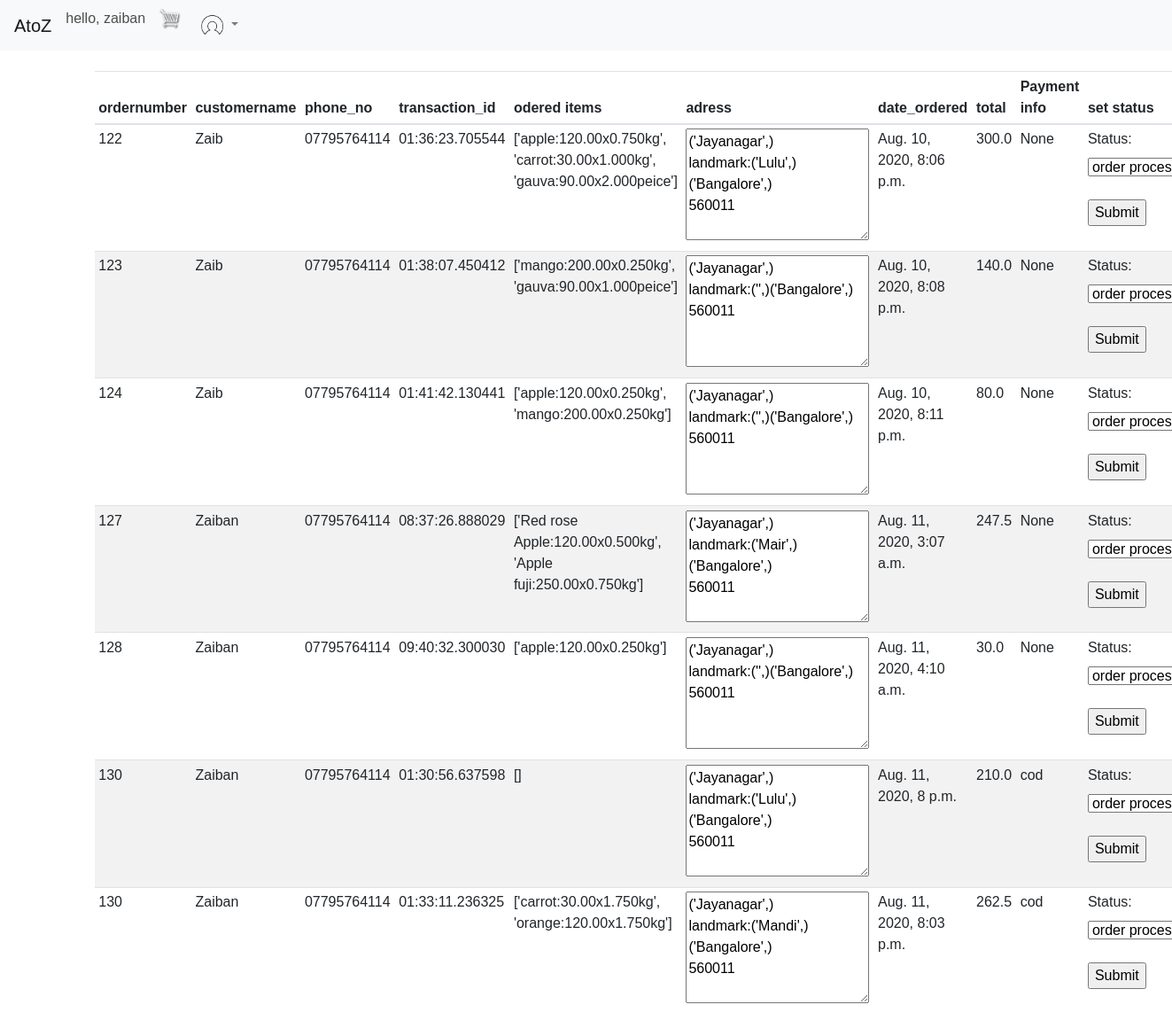
The page /managerdash (signed in) on the database its author committed.
### atoz_store/models.py (models this page shows, shortened)
class manager(models.Model):
    Orderm=models.ForeignKey(Order,on_delete=models.SET_NULL,blank=True,null=True)
    namem=models.CharField(max_length=400,null=True)
    phonem=models.CharField(max_length=400,null=True)
    trans_id = models.CharField(max_length=400,null=True)
    productm = models.CharField(max_length=400,null=True)
    quantitym=models.CharField(max_length=400,null=True)
    adressm=models.CharField(max_length=400,null=True)
    date = models.DateTimeField(auto_now_add=True)
    totalm = models.CharField(max_length=400,null=True)
    payment = models.CharField(max_length=10,null=True)

class Order(models.Model):
    status = (
        ("op","order processing"),
        ("od","out for delivery"),
        ("d","delivered"),
         )
    customer = models.ForeignKey(Customer,on_delete=models.SET_NULL,blank=True,null=True)
    status = models.CharField(max_length=40,choices=status,null=True,default="null")
    date_ordered = models.DateTimeField(auto_now_add=True,null=True)
    mark = models.IntegerField(default=1)
    complete = models.BooleanField(default=True,null=True,blank=False)
    transaction_id = models.CharField(max_length=128,null=True)
    def __str__(self):
        return str(self.id)

### manager/views.py (the view, shortened to what this page needs)
# urls.py: path("managerdash",views.managerdash,name="managerdash"),
def managerdash(request):
    user = request.user
    if user is not None and user.is_superuser:
        managerda = list(manager.objects.all())
        orderss= Order.objects.all()
        orders = list(Order.objects.all())
        customers = list(Customer.objects.all())
        context = {'customers':customers,'orders':orders,'managerda':managerda}
        return render(request,'atoz_store/manager.html',context)
    else:
        return render(request,'atoz_store/managelogin.html')

### atoz_store/Templates/atoz_store/manager.html (shortened to what this page needs)
{% extends 'atoz_store/main.html' %}
{% load static %}
{% block content %}
<br>
<br>
<table  class="table table-striped table-sm">
    <thead>
      <tr>
        <th  scope="col">ordernumber</th>
        <th scope="col">customername</th>
        <th scope="col">phone_no</th>
        <th scope="col">transaction_id</th>
        <th scope="col">odered items</th>
        <th scope="col">adress</th>
        <th scope="col">date_ordered</th>
        <th scope="col">total</th>
        <th scope="col">Payment info</th>
        <th scope="col">set status</th>
      </tr>
    </thead>
    <tbody>
      {% for mdr in managerda %}
      <tr>
        <td>{{mdr.Orderm.id}}</td>
        <td>{{mdr.namem}}</td>
        <td>{{mdr.phonem}}</td>
        <td>{{mdr.trans_id}}</td>
        <td>{{mdr.productm}}</td>
        <td><textarea name="" id="" cols="20" rows="5">{{mdr.adressm}}</textarea></td>
        <td>{{mdr.date}}</td>
        <td>{{mdr.totalm}}</td>
        <td>{{mdr.payment}}</td>
        <td><form  id={{mdr.Orderm}} method="POST" action="managerdash">
          <label  for="status">Status:</label>
          <select  name="status" id="status">
            <option  value={"ordno":"{{mdr.Orderm}}","status":"op"}>order processing</option>
          </select>
          <br><br>
          <input data-ord={{mdr.Orderm}}  class="setstatus" type="submit" value="Submit">
        </form></td>
      </tr>
      {% endfor %}
    </tbody>
  </table>
{% endblock content%}

### atoz_store/Templates/atoz_store/main.html (shortened to what this page needs)
<!DOCTYPE html>
<html lang="en">
<head>
  {% load static %}
    <link rel="stylesheet" href="https://stackpath.bootstrapcdn.com/bootstrap/4.5.0/css/bootstrap.min.css">
    <link rel="stylesheet" href="{% static 'css/main.css' %}">
</head>
<body>
   <h6>
    <nav id="navmain" class="navbar navbar-expand-lg navbar-light bg-light fixed-top ">
      <a class="navbar-brand" href="{% url 'store' %}">AtoZ</a>
      {% if user.is_authenticated %}
        <p class="greet">hello, {{user.username}}</p>
        {% else %}
        <a href="accounts/login"class="btn btn-warning srcbtn">Register/Login</a>
       {% endif %}
       <a href="{% url 'cart' %}">
        <img  id="cart-icon" src="{% static 'images/cart.png' %}" <p class="qtyshw" id="cart-total">  {{cartItems}}</p>
    </a>
      <div class="collapse navbar-collapse" id="navbarSupportedContent">
        <ul class="navbar-nav mr-auto">
          <li class="nav-item dropdown">
            {% if user.is_authenticated %}
            <a class="nav-link dropdown-toggle" href="#" id="navbarDropdown" role="button" data-toggle="dropdown" aria-haspopup="true" aria-expanded="false">
              <img  id="cart-icon" src="{% static 'images/profile.png' %}">
            </a>
            {% endif %}
          </li>
        </ul>
      </div>
    </nav>
   </h6>
   <div class="container">
       <br>
       {% block content%}
       {% endblock content%}
   </div>
</body>
</html>

### atoz_store/static/css/main.css (style rules this page uses)
body { background-color:white; font-family: 'Ubuntu', sans-serif; }
h1,h2,h3,h4,h5,h6 { color:hsl(0, 0%, 30%); }
#cart-icon { width:25px; display: inline-block; margin-left: 15px; }
a { text-shadow: 0px 0px 3px rgba(117, 117, 117, 0.12); color: grey; text-decoration: none }

### rows shown on the page
manager: Orderm.id "122", namem "Zaib", phonem "07795764114", trans_id "01:36:23.705544", productm "['apple:120.00x0.750kg', 'carrot:30.00x1.000kg', 'gauva:90.00x2.000peice']", adressm "('Jayanagar',) landmark:('Lulu',)('Bangalore',) 560011", date "Aug. 10, 2020, 8:06 p.m.", totalm "300.0", payment "None"
manager: Orderm.id "123", namem "Zaib", phonem "07795764114", trans_id "01:38:07.450412", productm "['mango:200.00x0.250kg', 'gauva:90.00x1.000peice']", adressm "('Jayanagar',) landmark:('',)('Bangalore',) 560011", date "Aug. 10, 2020, 8:08 p.m.", totalm "140.0", payment "None"
manager: Orderm.id "124", namem "Zaib", phonem "07795764114", trans_id "01:41:42.130441", productm "['apple:120.00x0.250kg', 'mango:200.00x0.250kg']", adressm "('Jayanagar',) landmark:('',)('Bangalore',) 560011", date "Aug. 10, 2020, 8:11 p.m.", totalm "80.0", payment "None"
manager: Orderm.id "127", namem "Zaiban", phonem "07795764114", trans_id "08:37:26.888029", productm "['Red rose Apple:120.00x0.500kg', 'Apple fuji:250.00x0.750kg']", adressm "('Jayanagar',) landmark:('Mair',)('Bangalore',) 560011", date "Aug. 11, 2020, 3:07 a.m.", totalm "247.5", payment "None"
manager: Orderm.id "128", namem "Zaiban", phonem "07795764114", trans_id "09:40:32.300030", productm "['apple:120.00x0.250kg']", adressm "('Jayanagar',) landmark:('',)('Bangalore',) 560011", date "Aug. 11, 2020, 4:10 a.m.", totalm "30.0", payment "None"
manager: Orderm.id "130", namem "Zaiban", phonem "07795764114", trans_id "01:30:56.637598", productm "[]", adressm "('Jayanagar',) landmark:('Lulu',)('Bangalore',) 560011", date "Aug. 11, 2020, 8 p.m.", totalm "210.0", payment "cod"
manager: Orderm.id "130", namem "Zaiban", phonem "07795764114", trans_id "01:33:11.236325", productm "['carrot:30.00x1.750kg', 'orange:120.00x1.750kg']", adressm "('Jayanagar',) landmark:('Mandi',)('Bangalore',) 560011", date "Aug. 11, 2020, 8:03 p.m.", totalm "262.5", payment "cod"

### other values the page prints
{{ user.username }} "zaiban"
